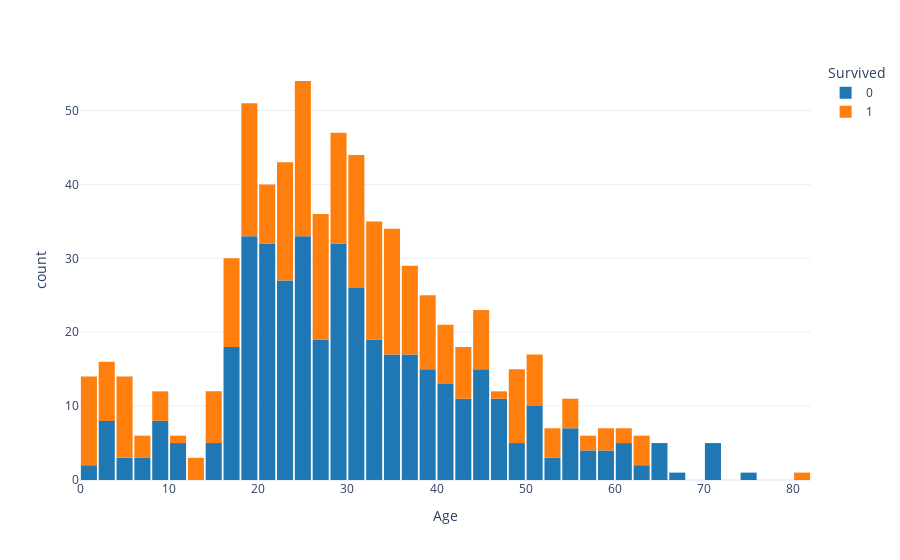

Notebook code for this chart:
### Code cell
fig = px.histogram(df, 
                   x='Age', 
                   color='Survived',
                   template='plotly_white',
                   color_discrete_sequence=px.colors.qualitative.D3
                  )

fig.update_layout(
    bargap=0.1, # gap between bars of adjacent location coordinates
)

fig.show()

### Figure 1 — Plotly figure (JSON) as saved in the notebook; plotly's stock layout.template omitted (floating-point values rounded to 4 significant figures; data arrays with more than 128 entries replaced by an {"elided": "..."} marker saying what was removed)
{"data": [{"bingroup": "x", "hovertemplate": "Survived=0<br>Age=%{x}<br>count=%{y}<extra></extra>", "legendgroup": "0", "marker": {"color": "#1F77B4", "pattern": {"shape": ""}}, "name": "0", "orientation": "v", "showlegend": true, "type": "histogram", "x": {"elided": "549 float values"}, "xaxis": "x", "yaxis": "y"}, {"bingroup": "x", "hovertemplate": "Survived=1<br>Age=%{x}<br>count=%{y}<extra></extra>", "legendgroup": "1", "marker": {"color": "#FF7F0E", "pattern": {"shape": ""}}, "name": "1", "orientation": "v", "showlegend": true, "type": "histogram", "x": {"elided": "342 float values"}, "xaxis": "x", "yaxis": "y"}], "layout": {"bargap": 0.1, "barmode": "relative", "legend": {"title": {"text": "Survived"}, "tracegroupgap": 0}, "margin": {"t": 60}, "xaxis": {"anchor": "y", "domain": [0, 1], "title": {"text": "Age"}}, "yaxis": {"anchor": "x", "domain": [0, 1], "title": {"text": "count"}}}}
